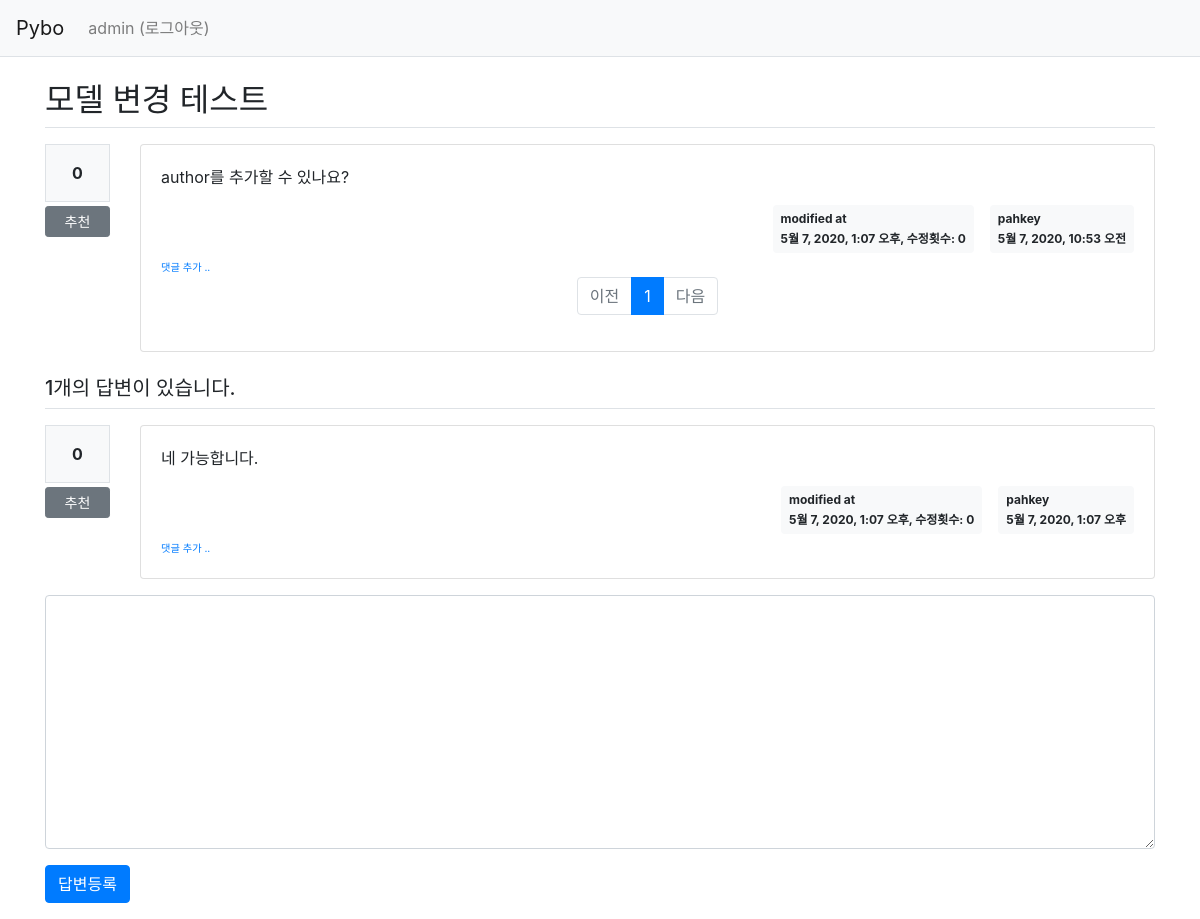
The app's page /pybo/14/ (signed in) with its own data.
### pybo/models.py (models this page shows, shortened)
class Question(models.Model):
    author = models.ForeignKey(User, on_delete=models.CASCADE, related_name='author_question')
    subject = models.CharField(max_length=200)
    content = models.TextField()
    create_date = models.DateTimeField()
    modify_date = models.DateTimeField(null=True, blank=True)
    voter = models.ManyToManyField(User, related_name='voter_question')
    modify_count = models.IntegerField(default=0) # 질문 수정 횟수를 나타내는 필드 추가

class Answer(models.Model):
    author = models.ForeignKey(User, on_delete=models.CASCADE, related_name='author_answer')
    question = models.ForeignKey(Question, on_delete=models.CASCADE)
    content = models.TextField()
    create_date = models.DateTimeField()
    modify_date = models.DateTimeField(null=True, blank=True)
    voter = models.ManyToManyField(User, related_name='voter_answer')
    modify_count = models.IntegerField(default=0) # 답변 수정 횟수를 나타내는 필드 추가

### pybo/views/base_views.py (the view)
# urls.py: path('<int:question_id>/', base_views.detail, name='detail'),
def detail(request, question_id):
    question = get_object_or_404(Question, pk=question_id)
    page = request.GET.get('page', '1') #페이지
    comment = Comment.objects.filter(question_id = question_id) #현재 question에 해당하는 comment들 DB에서 추출하기
    comment_list = comment.order_by('-create_date') # 최신 생성순으로 정렬
    paginator = Paginator(comment_list, 5) # 페이지당 5개씩 보여주기
    comment_obj = paginator.get_page(page) #현재 페이지에 해당하는 데이터 '5'개 담기
    context = {'question': question, 'comment_list': comment_obj}
    return render(request, 'pybo/question_detail.html', context)

### pybo/templatetags/pybo_filter.py (called while the page is built)
@register.filter()
def mark(value):
    extensions = ["nl2br", "fenced_code"]
    return mark_safe(markdown.markdown(value, extensions=extensions))

### templates/pybo/question_detail.html (shortened to what this page needs)
{% extends 'base.html' %}
{% load pybo_filter %}
{% block content %}
<div class="container my-3">
    <h2 class="border-bottom py-2">{{ question.subject }}</h2>
    <div class="row my-3">
        <div class="col-1">
            <div class="bg-light text-center p-3 border font-weight-bolder mb-1">{{question.voter.count}}</div>
            <a href="#" data-uri="{% url 'pybo:vote_question' question.id  %}"
               class="recommend btn btn-sm btn-secondary btn-block my-1">추천</a>
        </div>
        <div class="col-11">
            <div class="card">
                <div class="card-body">
                    <div class="card-text">{{ question.content|mark }}</div>
                    <div class="d-flex justify-content-end">
                        {% if question.modify_date %}
                        <div class="badge badge-light p-2 text-left mx-3">
                            <div class="mb-2">modified at</div>
                            <div>{{ question.modify_date }}, 수정횟수: {{ question.modify_count }}</div>
                        </div>
                        {% endif %}
                        <div class="badge badge-light p-2 text-left">
                            <div class="mb-2">{{ question.author.username }}</div>
                            <div>{{ question.create_date }}</div>
                        </div>
                    </div>
                    <div>
                        <a href="{% url 'pybo:comment_create_question' question.id  %}"
                           class="small"><small>댓글 추가 ..</small></a>
                    </div>
                <ul class="pagination justify-content-center">
                    {% if comment_list.has_previous %}
                    <li class="page-item">
                        <a class="page-link" href="?page={{ comment_list.previous_page_number }}">이전</a>
                    </li>
                    {% else %}
                    <li class="page-item disabled">
                        <a class="page-link" tabindex="-1" aria-disabled="true" href="#">이전</a>
                    </li>
                    {% endif %}
                    {% for page_number in comment_list.paginator.page_range %}
                    {% if page_number >= comment_list.number|add:-5 and page_number <= comment_list.number|add:5 %}
                        {% if page_number == comment_list.number %}
                        <li class="page-item active" aria-current="page">
                            <a class="page-link" href="?page={{ page_number }}">{{ page_number }}</a>
                        </li>
                        {% else %}
                        <li class="page-item">
                            <a class="page-link" href="?page={{ page_number }}">{{ page_number }}</a>
                        </li>
                        {% endif %}
                    {% endif %}
                    {% endfor %}
                    {% if comment_list.has_next %}
                    <li class="page-item">
                        <a class="page-link" href="?page={{ comment_list.next_page_number }}">다음</a>
                    </li>
                    {% else %}
                    <li class="page-item disabled">
                        <a class="page-link" tabindex="-1" aria-disabled="true" href="#">다음</a>
                    </li>
                    {% endif %}
                </ul>
                </div>
            </div>
        </div>
    </div>
    <h5 class="border-bottom my-3 py-2">{{question.answer_set.count}}개의 답변이 있습니다.</h5>
    {% for answer in question.answer_set.all %}
    <div class="row my-3">
        <div class="col-1">
            <div class="bg-light text-center p-3 border font-weight-bolder mb-1">{{answer.voter.count}}</div>
            <a href="#" data-uri="{% url 'pybo:vote_answer' answer.id  %}"
                class="recommend btn btn-sm btn-secondary btn-block my-1">추천</a>
        </div>
        <div class="col-11">
            <div class="card">
                <div class="card-body">
                    <div class="card-text">{{ answer.content|mark }}</div>
                    <div class="d-flex justify-content-end">
                        {% if answer.modify_date %}
                        <div class="badge badge-light p-2 text-left mx-3">
                            <div class="mb-2">modified at</div>
                            <div>{{ answer.modify_date }}, 수정횟수: {{ answer.modify_count }}</div>
                        </div>
                        {% endif %}
                        <div class="badge badge-light p-2 text-left">
                            <div class="mb-2">{{ answer.author.username }}</div>
                            <div>{{ answer.create_date }}</div>
                        </div>
                    </div>
                    <div>
                        <a href="{% url 'pybo:comment_create_answer' answer.id  %}"
                           class="small"><small>댓글 추가 ..</small></a>
                    </div>
                </div>
            </div>
        </div>
    </div>
    {% endfor %}
    <form action="{% url 'pybo:answer_create' question.id %}" method="post" class="my-3">
        <div class="form-group">
            <textarea {% if not user.is_authenticated %}disabled{% endif %}
              name="content" id="content" class="form-control" rows="10"></textarea>
        </div>
        <input type="submit" value="답변등록" class="btn btn-primary">
    </form>
</div>
{% endblock %}

### templates/navbar.html (shortened to what this page needs)
<nav class="navbar navbar-expand-lg navbar-light bg-light border-bottom">
    <a class="navbar-brand" href="{% url 'pybo:index' %}">Pybo</a>
    <div class="collapse navbar-collapse flex-grow-0" id="navbarNav">
        <ul class="navbar-nav">
            <li class="nav-item ">
                {% if user.is_authenticated %}
                <a class="nav-link" href="{% url 'common:logout' %}">{{ user.username }} (로그아웃)</a>
                {% else %}
                <a class="nav-link" href="{% url 'common:login' %}">로그인</a>
                {% endif %}
            </li>
        </ul>
    </div>
</nav>

### records on screen
Question: subject "모델 변경 테스트", voter.count "0", content|mark "author를 추가할 수 있나요?", modify_date "5월 7, 2020, 1:07 오후", modify_count "0", author.username "pahkey", create_date "5월 7, 2020, 10:53 오전", answer_set.count "1"
Answer: voter.count "0", content|mark "네 가능합니다.", modify_date "5월 7, 2020, 1:07 오후", modify_count "0", author.username "pahkey", create_date "5월 7, 2020, 1:07 오후"

### other values on screen
{{ user.username }} "admin"
{{ page_number }} "1"
